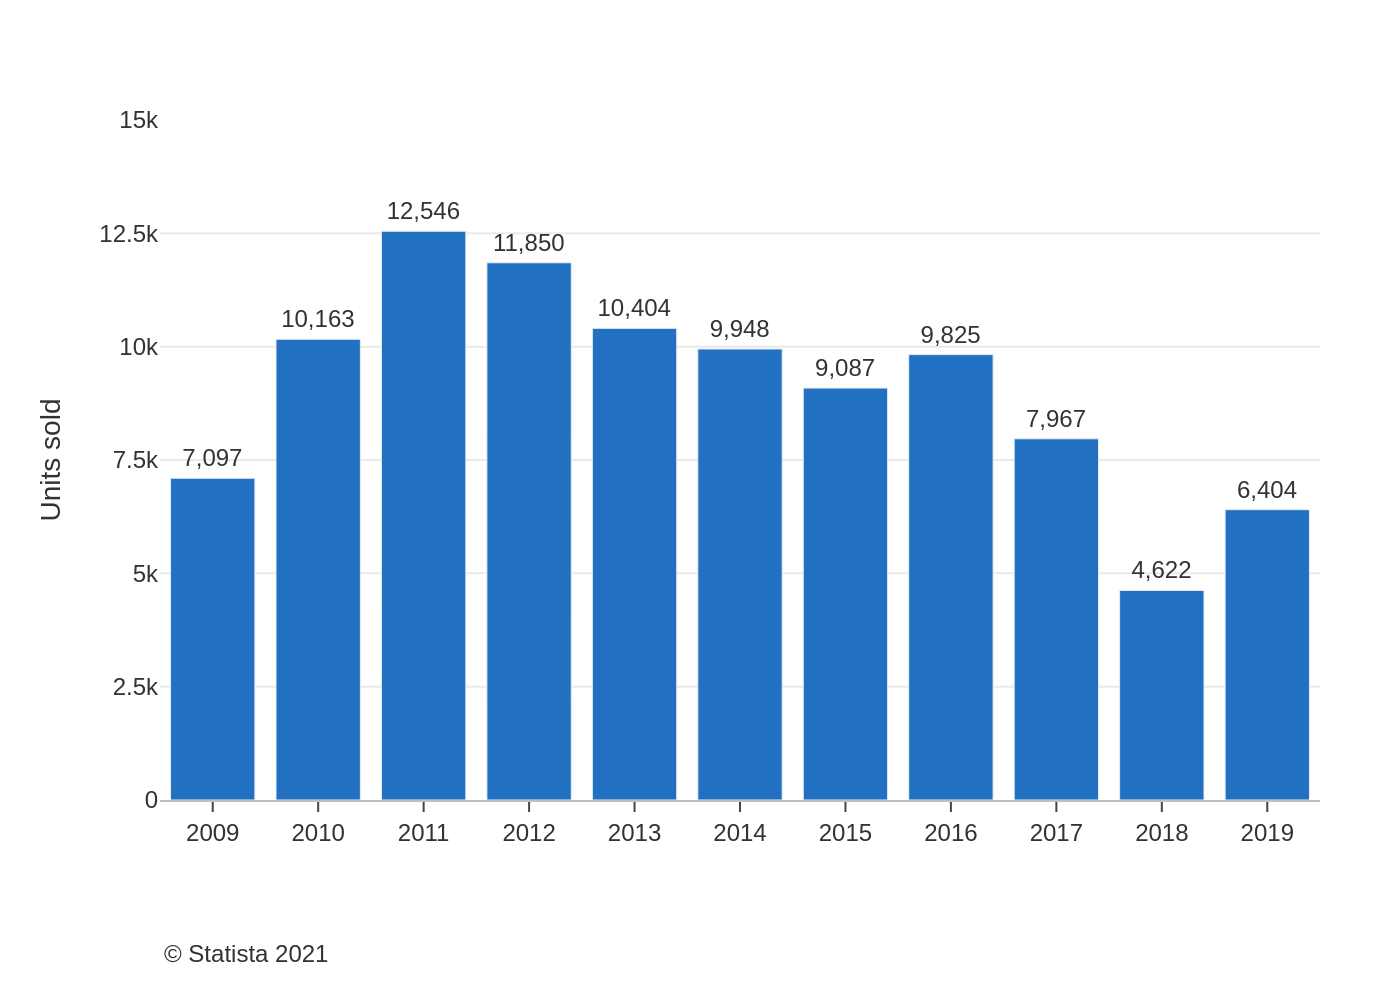

Python code for this plot:
import sys
import json
import pathlib
import plotly.graph_objects as go

if len(sys.argv) != 2:
    print(f"Usage: {pathlib.Path(__file__).name} <json_file_path>")
    sys.exit(1)

json_file_path = pathlib.Path(sys.argv[1])
if not json_file_path.is_file():
    print(f"Error: File not found at {json_file_path}")
    sys.exit(1)

base_filename = json_file_path.stem

try:
    with open(json_file_path, 'r', encoding='utf-8') as f:
        config = json.load(f)
except json.JSONDecodeError:
    print(f"Error: Invalid JSON format in {json_file_path}")
    sys.exit(1)

chart_data = config.get('chart_data', [])
texts = config.get('texts', {})
colors = config.get('colors', [])

categories = [item['category'] for item in chart_data]
values = [item['value'] for item in chart_data]

fig = go.Figure()

fig.add_trace(go.Bar(
    x=categories,
    y=values,
    text=values,
    texttemplate='%{text:,}',
    textposition='outside',
    marker_color=colors[0] if colors else None,
    cliponaxis=False
))

title_text = texts.get('title', '')
subtitle_text = texts.get('subtitle', '')
full_title = ""
if title_text:
    full_title += f"<b>{title_text}</b>"
if subtitle_text:
    full_title += f"<br><sub>{subtitle_text}</sub>"

source_text = texts.get('source', '')

fig.update_layout(
    title={
        'text': full_title,
        'y': 0.95,
        'x': 0.5,
        'xanchor': 'center',
        'yanchor': 'top'
    },
    xaxis={
        'title_text': texts.get('x_axis_title'),
        'showgrid': False,
        'linecolor': '#BCC0C4',
        'ticks': 'outside'
    },
    yaxis={
        'title_text': texts.get('y_axis_title'),
        'range': [0, 15000],
        'dtick': 2500,
        'showgrid': True,
        'gridcolor': '#EAEAEA',
        'separatethousands': True
    },
    plot_bgcolor='white',
    paper_bgcolor='white',
    font={'family': 'Arial', 'size': 12, 'color': '#333333'},
    showlegend=False,
    margin={'t': 60, 'b': 100, 'l': 80, 'r': 40},
    annotations=[
        dict(
            text=source_text,
            showarrow=False,
            xref='paper',
            yref='paper',
            x=0,
            y=-0.2,
            xanchor='left',
            yanchor='top',
            align='left'
        )
    ]
)

output_file = f"{base_filename}.png"
fig.write_image(output_file, scale=2)
print(f"Chart saved to {output_file}")
